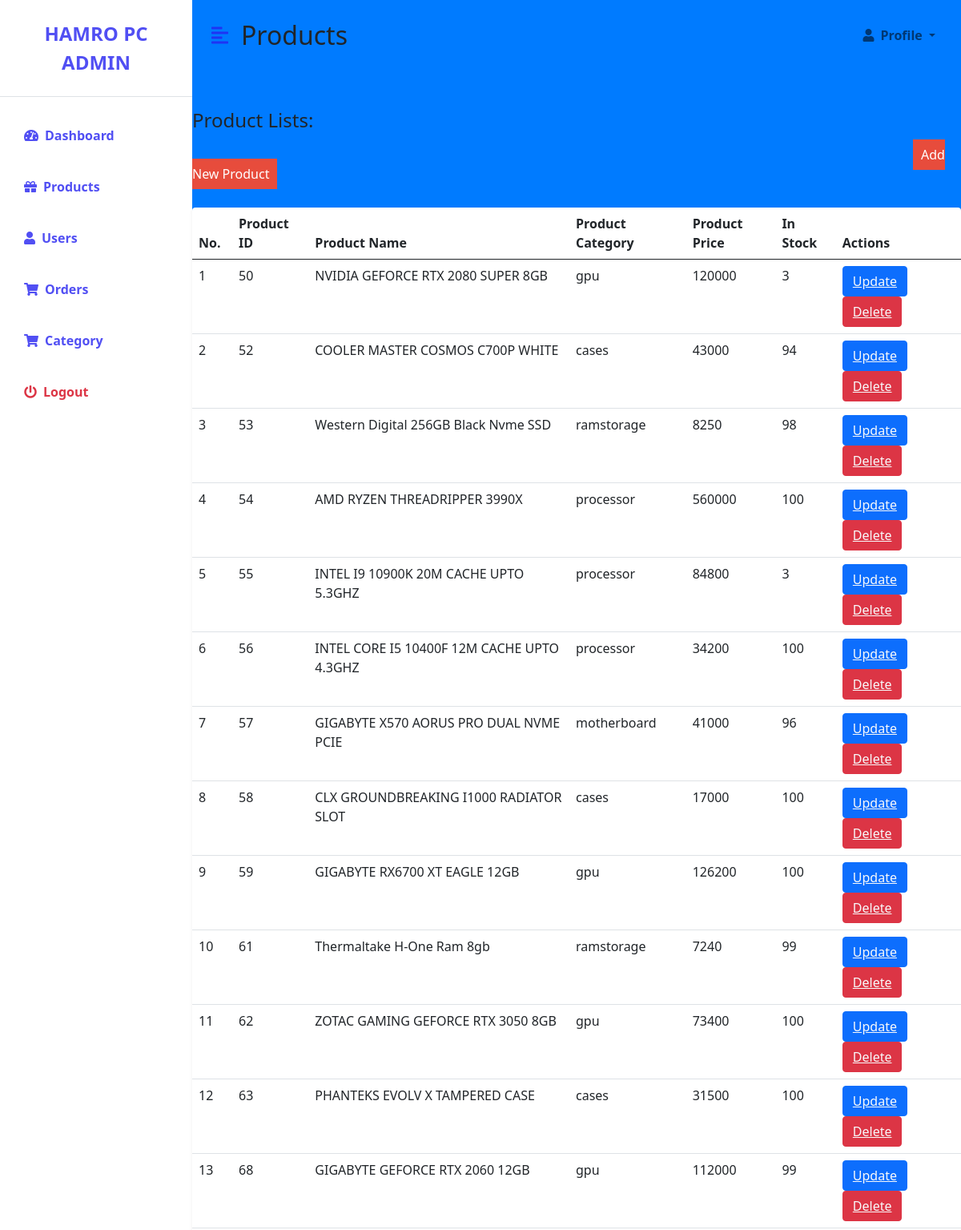
The app's page /admin/producttable.php (signed in, upper part), older data.
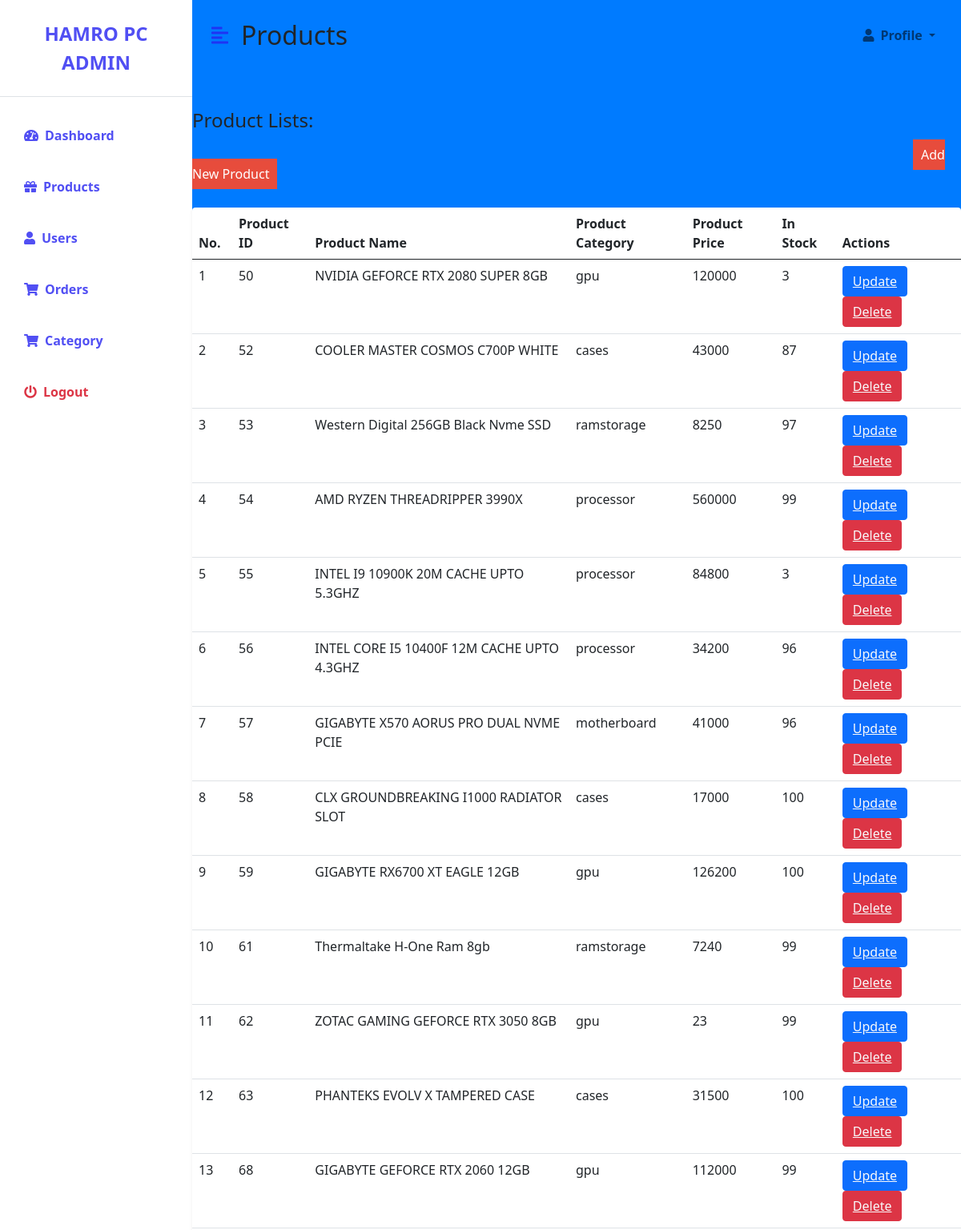
The same page, newer data.
### tables this page shows
CREATE TABLE `product` (
  `productID` int(11) NOT NULL,
  `name` varchar(100) NOT NULL,
  `price` int(11) NOT NULL,
  `description` varchar(255) NOT NULL,
  `category` varchar(100) NOT NULL,
  `image` varchar(255) NOT NULL,
  `stock` int(150) NOT NULL,
  `prodtype` varchar(255) NOT NULL
);

### admin/producttable.php (the view, shortened to what the changed rows need)
<?php
include '../connect.php';
?>
<!DOCTYPE html>
<html lang="en">
<head>
    <link href="https://cdn.jsdelivr.net/npm/bootstrap@5.0.0-beta3/dist/css/bootstrap.min.css" rel="stylesheet" />
    <link rel="stylesheet" href="https://cdnjs.cloudflare.com/ajax/libs/font-awesome/5.15.3/css/all.min.css" />
    <link rel="stylesheet" href="styles.css" />
</head>
<body>
<?php if(isset($_SESSION['type']) && $_SESSION['type']=='admin'){ ?>
    <div class="d-flex" id="wrapper">
        <div id="page-content-wrapper">
            <nav class="navbar navbar-expand-lg navbar-light bg-transparent py-4 px-4">
                <div class="d-flex align-items-center">
                    <h2 class="fs-2 m-0">Products</h2>
                </div>
            </nav>
                <div class="row my-5">
                    <div class="col">
                        <table class="table bg-white rounded shadow-sm  table-hover">
                            <thead>
                                <tr>
                                    <th scope="col" width="50">No.</th>
                                    <th scope="col">Product ID</th>
                                    <th scope="col">Product Name</th>
                                    <th scope="col">Product Category</th>
                                    <th scope="col">Product Price</th>
                                    <th scope="col">In Stock</th>
                                    <th scope="col">Actions</th>
                                </tr>
                            </thead>
                            <tbody>
                            <?php
                        $sql = 'select * from product';
                        $result = mysqli_query($link, $sql);
                        $start = 1;
                        while($row = mysqli_fetch_assoc($result)) {
                            echo '<tr>';
                            echo '<td>'.$start.'</td>';
                            echo '<td>'.$row['productID'].'</td>';
                            echo '<td>'.$row['name'].'</td>';
                            echo '<td>'.$row['category'].'</td>';
                            echo '<td>'.$row['price'].'</td>';
                            echo '<td>'.$row['stock'].'</td>'?>
                               <td>
                                    <button class="btn btn-primary">
                                    <a href="productupdate.php?updateprodid=<?php echo $row['productID']; ?>" class="text-light">Update</a>
                                    </button>
                                    <button class="btn btn-danger">
                                    <a href="productdelete.php?deleteprodid=<?php echo $row['productID']; ?>" class="text-light" onclick="return confirm('Want To Delete This Product?');">Delete</a>
                                    </button>
                                </td>
                            </tr><?php
                            $start = $start + 1;
                        }
                        ?>
                            </tbody>
                        </table>
                    </div>
                </div>
            </div>
        </div>
<?php } else{
    header("Location: index.php");
}?>
</body>
</html>

Row changes from the older to the newer data that the page shows:
changed product "COOLER MASTER COSMOS C700P WHITE": stock "94" → "87"
changed product "Western Digital 256GB Black Nvme SSD": stock "98" → "97"
changed product "AMD RYZEN THREADRIPPER 3990X": stock "100" → "99"
changed product "INTEL CORE I5 10400F 12M CACHE UPTO 4.3GHZ": stock "100" → "96"
changed product "ZOTAC GAMING GEFORCE RTX 3050 8GB": price "73400" → "23"; stock "100" → "99"
